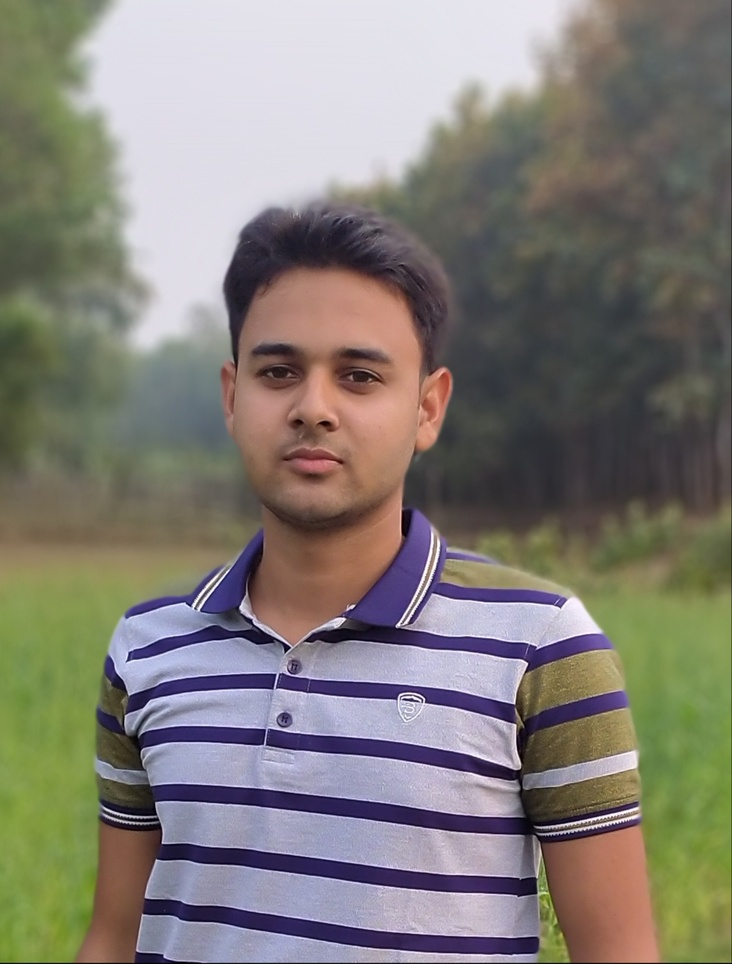
#> input picture saju.jpg, 732 x 964 px, shrunk from 1057 x 1393 before the run
$ python rotate.py
#> lines starting #> are read from the running program, lines starting #| are printed output that depends on the picture
import matplotlib.pyplot as plt
import numpy as np
import cv2

image = cv2.imread('saju.jpg', cv2.IMREAD_GRAYSCALE)
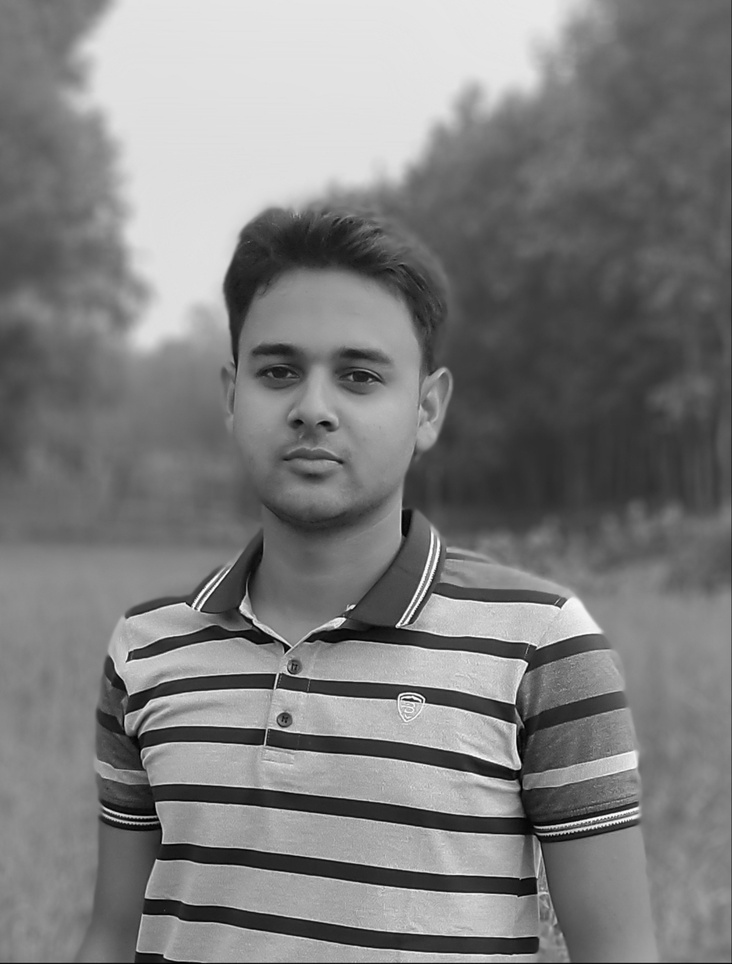
#> image: shape (964, 732); min 0, max 255, mean 125.7
img = cv2.rotate(image, cv2.ROTATE_90_CLOCKWISE)
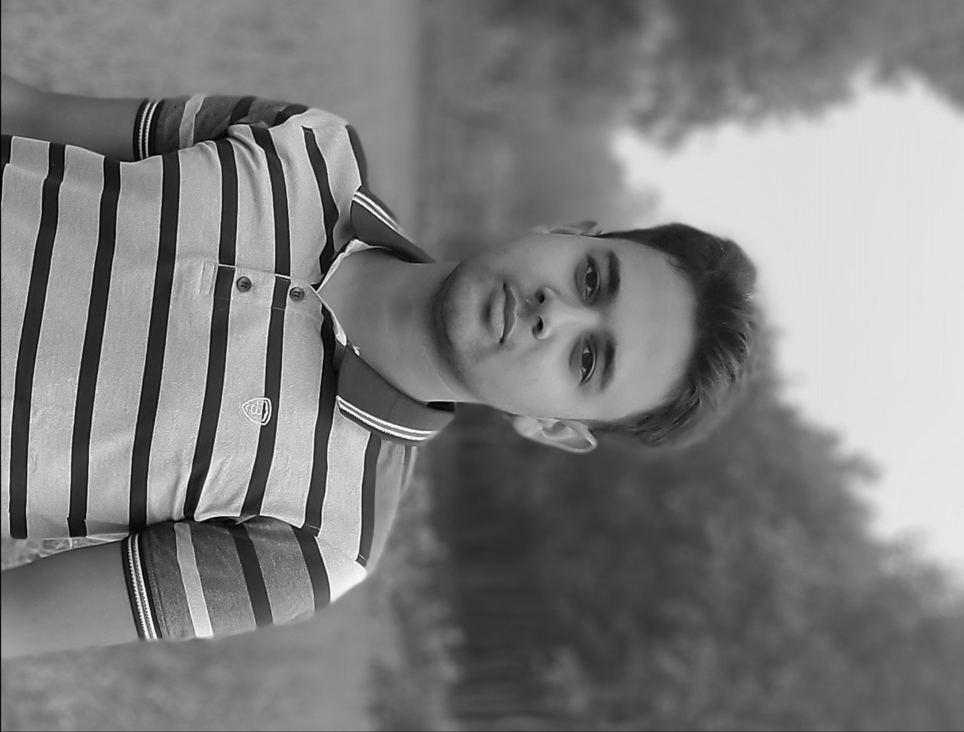
#> img: shape (732, 964); min 0, max 255, mean 125.7
cv2.imshow('image', img)
cv2.waitKey(0)
cv2.destroyAllWindows()

$ run again, with image5.jpg copied over saju.jpg
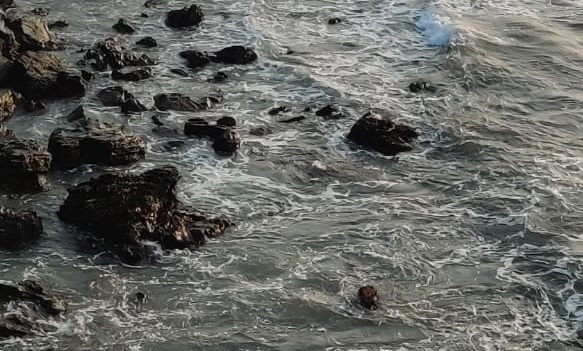
#> input picture image5.jpg, 583 x 351 px
#> `img = cv2.rotate(image, cv2.ROTATE_90_CLOCKWISE)`:
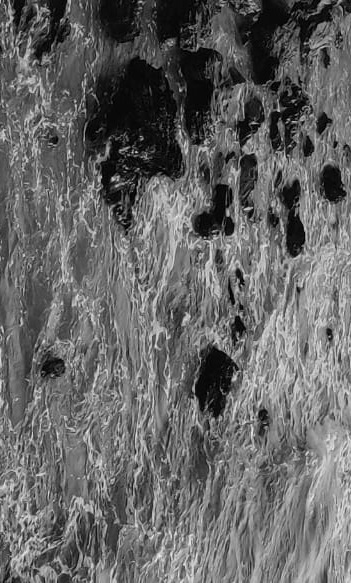
#> img: shape (583, 351); min 0, max 239, mean 101.3
